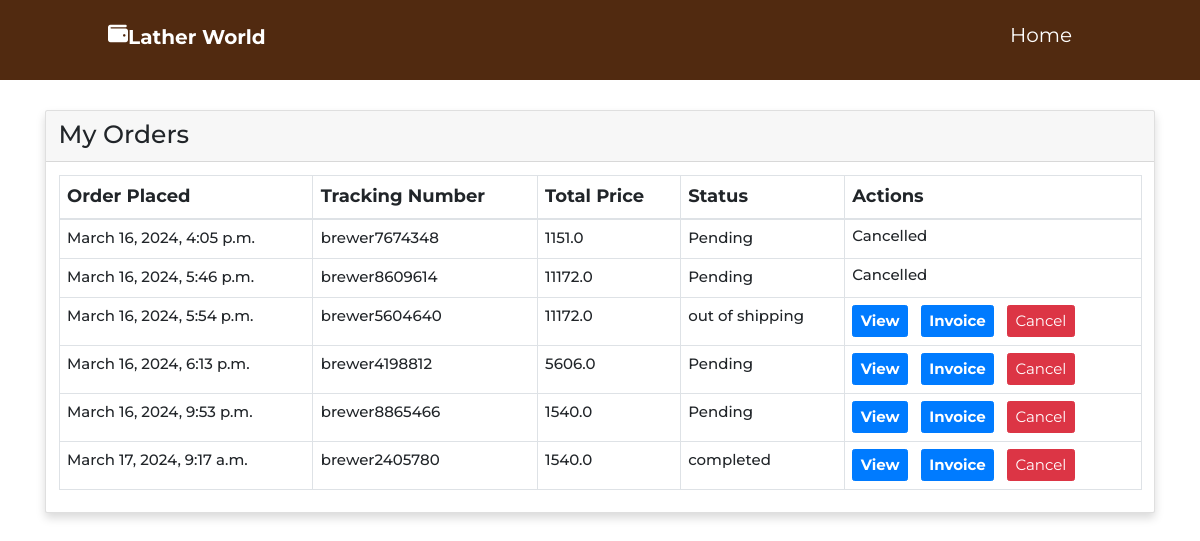
Page /my-orders (signed in) on the committed database.
### leather_world/models.py (models this page shows, shortened)
class Order(models.Model):
    idorder = models.AutoField(primary_key=True)
    orderfname = models.CharField(max_length=150,null=True)
    orderlname = models.CharField(max_length=150,null=True)
    orderemail = models.CharField(max_length=150,null=True)
    ordermobile = models.CharField(max_length=150,null=True)
    order_date = models.DateField(auto_now_add=True)
    cancel_order_date = models.DateTimeField(null=True)
    order_delivery_date = models.DateTimeField(auto_now_add=True)
    order_delivery_address = models.TextField(null=False)
    city = models.CharField(max_length=150,null=False)
    total_amount = models.FloatField(null=False)
    order_payment_method = models.CharField(max_length=150,null=False)
    payment_id = models.CharField(max_length=250,null=True)
    status = (
        ('Pending','Pending'),
        ('Out for shipping','Out for shipping'),
        ('Completed','Completed'),
    )
    order_status = models.CharField(max_length=150,choices=status,default='Pending')
    message = models.TextField(null=True)
    tracking_no = models.CharField(max_length=150,null=True)
    is_cancel_order = models.IntegerField(default=0)
    area_pincode = models.ForeignKey(Area,on_delete=models.SET_NULL,null=True, db_column='area_pincode')
    user_iduser = models.ForeignKey(User, on_delete=models.SET_NULL,null=True, db_column='user_iduser')
    created_at = models.DateTimeField(null=True)
    class Meta:
        managed = True
        db_table = 'order'

### leather_world/views.py (the view)
# urls.py: path('my-orders',views.orderpage,name='my-orders'),
def orderpage(request):
    u1 = User.objects.get(user_name=request.session['user_name'])
    userId = u1.iduser
    orders = Order.objects.filter(user_iduser=userId)
    context = {'userOrderData':orders}
    return render(request,'user_order.html',context)

### templates/user_order.html (shortened to what this page needs)
<!DOCTYPE html>
<html lang="en">
<head>
    {% load static %}
    <link rel="stylesheet" href="https://cdnjs.cloudflare.com/ajax/libs/font-awesome/6.2.1/css/all.min.css">
    <link rel="stylesheet" href="https://cdnjs.cloudflare.com/ajax/libs/bootstrap/4.6.1/css/bootstrap.min.css">
    <link rel="stylesheet" href="https://unicons.iconscout.com/release/v4.0.0/css/line.css">
    <link rel="stylesheet" href="{% static '/css/user_order.css' %}">
    <link rel="stylesheet" href="{% static '/css/alertify.min.css' %}">
</head>
<body>
<header class="header fixed-top">
    <div class="container">
        <div class="row align-items-center">
            <a href="#" class="logo mr-auto"><i class="fas fa-wallet" style="
                position: relative;top: -3px;"></i>Lather World</a>
            <nav class="nav">
                <ul>
                <li><a href="{% url 'home' %}">Home</a></li>
                </ul>
            </nav>
        </div>
    </div>
</header>
<div class="container my-5">
    <div class="row">
        <div class="col-md-12">
            <div class="card shadow">
                <div class="card-header">
                    <h1>My Orders</h1>
                </div>
                <div class="card-body card-data">
                    {% if userOrderData %}
                    <table class="table table-bordered">
                        <thead>
                            <tr>
                                <th style="font-weight: bolder; font-size: 1.8rem;">Order Placed</th>
                                <th style="font-weight: bolder; font-size: 1.8rem;">Tracking Number</th>
                                <th style="font-weight: bolder; font-size: 1.8rem;">Total Price</th>
                                <th style="font-weight: bolder; font-size: 1.8rem;">Status</th>
                                <th style="font-weight: bolder; font-size: 1.8rem;">Actions</th>
                            </tr>
                        </thead>
                        <tbody>
                            {% for item in userOrderData %}
                            <tr class="product_data">
                                <td style="font-weight: 500; font-size: 1.5rem;">{{item.created_at}}</td>
                                <td style="font-weight: 500; font-size: 1.5rem;">{{item.tracking_no}}</td>
                                <td style="font-weight: 500; font-size: 1.5rem;">{{item.total_amount}}</td>
                                <td style="font-weight: 500; font-size: 1.5rem;">{{item.order_status}}</td>
                                <td>
                                    {% if item.is_cancel_order == 0%}
                                    <a href="{% url 'orderview' item.tracking_no %}" class="btn btn-primary mr-3" style="font-weight: bolder; font-size: 1.5rem;">View</a>
                                    <a href="{% url 'orderInvoice' item.tracking_no %}" class="btn btn-primary mr-3" style="font-weight: bolder; font-size: 1.5rem;">Invoice</a>
                                    <button class="btn btn-danger delete-order" style="font-size: 1.5rem;">Cancel</button>
                                    {% else %}
                                    <h4>Cancelled</h4>
                                    {% endif %}
                                </td>
                            </tr>
                            {% endfor %}
                        </tbody>
                        {% else %}
                        <h3>No Order Placed.!</h3>
                    </table>
                    {% endif %}
                </div>
            </div>
        </div>
    </div>
</div>
</body>
</html>

### static/css/user_order.css (style rules this page uses)
* { font-family: "Montserrat", sans-serif; margin: 0; padding: 0; box-sizing: border-box; outline: none; text-decoration: none !important; transition: all 0.2s linear; }
html { font-size: 62.5%; overflow-x: hidden; scroll-behavior: smooth; scroll-padding-top: 6rem; }
.header { position: -webkit-sticky; position: sticky; top: 0; left: 0; right: 0; z-index: 1000; background: #512a10; display: flex; align-items: center; justify-content: space-between; padding: 0 9%; }
.header .logo { font-size: 20px; color: #fff; font-weight: bolder; position: relative; top: -3px; }
.header .nav ul { list-style: none; }
.header .nav ul li { position: relative; float: left; }
.header .nav ul li a { font-size: 20px; padding: 20px; color: #fff; display: block; }

### rows in the picture
Order: created_at "March 16, 2024, 4:05 p.m.", tracking_no "brewer7674348", total_amount "1151.0", order_status "Pending", is_cancel_order "Cancelled"
Order: created_at "March 16, 2024, 5:46 p.m.", tracking_no "brewer8609614", total_amount "11172.0", order_status "Pending", is_cancel_order "Cancelled"
Order: created_at "March 16, 2024, 5:54 p.m.", tracking_no "brewer5604640", total_amount "11172.0", order_status "out of shipping", is_cancel_order "View"
Order: created_at "March 16, 2024, 6:13 p.m.", tracking_no "brewer4198812", total_amount "5606.0", order_status "Pending", is_cancel_order "View"
Order: created_at "March 16, 2024, 9:53 p.m.", tracking_no "brewer8865466", total_amount "1540.0", order_status "Pending", is_cancel_order "View"
Order: created_at "March 17, 2024, 9:17 a.m.", tracking_no "brewer2405780", total_amount "1540.0", order_status "completed", is_cancel_order "View"
